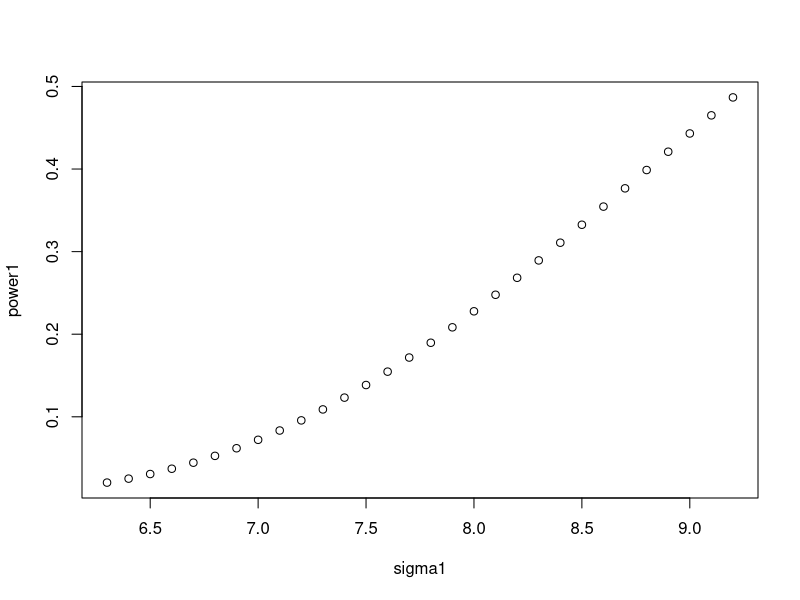
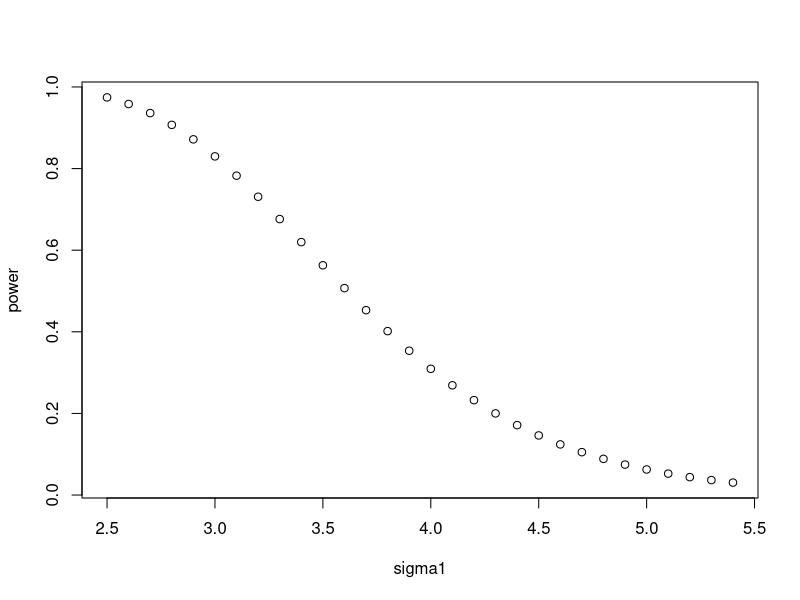
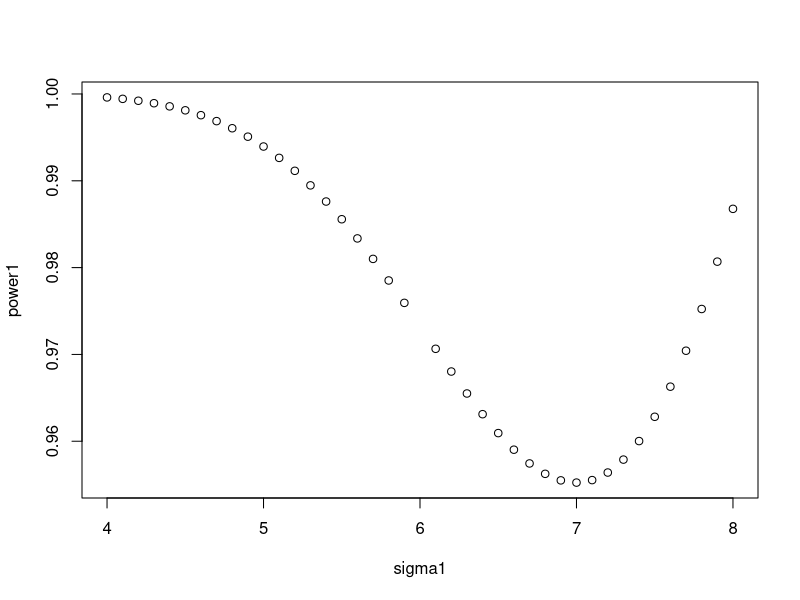

The R source for these figures, in order:
#Programming in R for case 1
a = qchisq(0.99,50,0)
a
var = 6
k1 = var*a
k1
sigma1 = c(6.3,6.4,6.5,6.6,6.7,6.8,6.9,7.0,7.1,7.2,7.3,7.4,7.5,7.6,7.7,7.8,7.9,8.0,8.1,8.2,8.3,8.4,8.5,8.6,8.7,8.8,8.9,9.0,9.1,9.2)
sigma11 = k1/sigma1
power = mat.or.vec(30,1)
power1 = mat.or.vec(30,1)
for(i in 1:30){
  power[i] = pchisq(sigma11[i],50,0)
  power1[i] = 1-power[i]}
power1
plot(sigma1,power1)



#Programming in R for case 2
a = qchisq(0.01,50,0)
a
var = 6
k1 = var*a
k1
sigma1 = c(2.5,2.6,2.7,2.8,2.9,3.0,3.1,3.2,3.3,3.4,3.5,3.6,3.7,3.8,3.9,4.0,4.1,4.2,4.3,4.4,4.5,4.6,4.7,4.8,4.9,5.0,5.1,5.2,5.3,5.4)
sigma11 = k1/sigma1
power = mat.or.vec(30,1)
for(i in 1:30){
  power[i] = pchisq(sigma11[i],50,0)}
power
plot(sigma1,power)



#Programming in R for case 3
c = qchisq(0.005,50,0)		
d = qchisq(0.995,50,0)
var = 6			
k3 = var*c		
k4 = var*d
k3
k4
sigma1 = c(4.0,4.1,4.2,4.3,4.4,4.5,4.6,4.7,4.8,4.9,5.0,5.1,5.2,5.3,5.4,5.5,5.6,5.7,5.8,5.9,6.1,6.2,6.3,6.4,6.5,6.6,6.7,6.8,6.9,7.0,7.1,7.2,7.3,7.4,7.5,7.6,7.7,7.8,7.9,8.0)
sigma11 = k3/sigma1
sigma11
sigma22 = k4/sigma1
sigma22
power1 = mat.or.vec(40,1)
for(i in 1:40){
  power1[i] = pchisq(sigma11[i],16,0)+(1-pchisq(sigma22[i],50,0))}
power1
plot(sigma1,power1)

